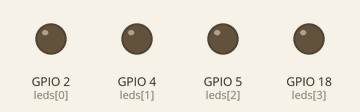
This sketch was run on a simulated ESP32. Parts: output pins drawn as LEDs (lit = HIGH).

Above: at 1.2 s.
At 9.2 s:
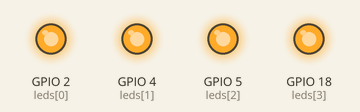
Timing chart, 0 to 9.6 s (numbered marks = the images above):
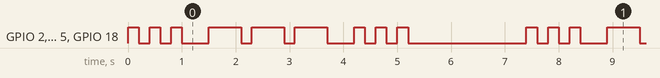

Measured:
- by itself, GPIO 2 (leds[0]), GPIO 4 (leds[1]), GPIO 5 (leds[2]), GPIO 18 (leds[3]): repeats every 7.4 s: 2 × (LOW 0.20 s, HIGH 0.20 s), LOW 0.50 s, 2 × (HIGH 0.60 s, LOW 0.20 s), HIGH 0.60 s, LOW 0.50 s, 2 × (HIGH 0.20 s, LOW 0.20 s), HIGH 0.20 s, LOW 2.2 s, HIGH 0.20 s
- by itself, everything shown: repeats every 7.4 s, in 18 steps

The sketch:

Sketch2.ino
```cpp
const int leds[] = { 2, 4, 5, 18 };  // 所有LED引脚
const int numLeds = 4;

void allLeds(int state) {
    for (int i = 0; i < numLeds; i++) {
        digitalWrite(leds[i], state);
    }
}

void setup() {
    Serial.begin(115200);
    for (int i = 0; i < numLeds; i++) {
        pinMode(leds[i], OUTPUT);
    }
    allLeds(LOW);
}

void loop() {
    // S: 三短
    for (int i = 0; i < 3; i++) {
        allLeds(HIGH); delay(200);
        allLeds(LOW);  delay(200);
    }
    delay(300);

    // O: 三长
    for (int i = 0; i < 3; i++) {
        allLeds(HIGH); delay(600);
        allLeds(LOW);  delay(200);
    }
    delay(300);

    // S: 三短
    for (int i = 0; i < 3; i++) {
        allLeds(HIGH); delay(200);
        allLeds(LOW);  delay(200);
    }
    delay(2000);
}
```
